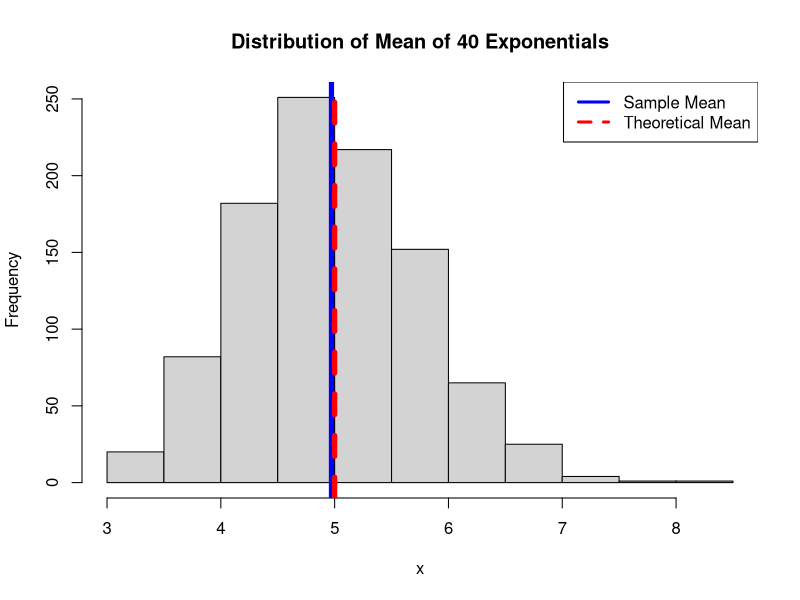
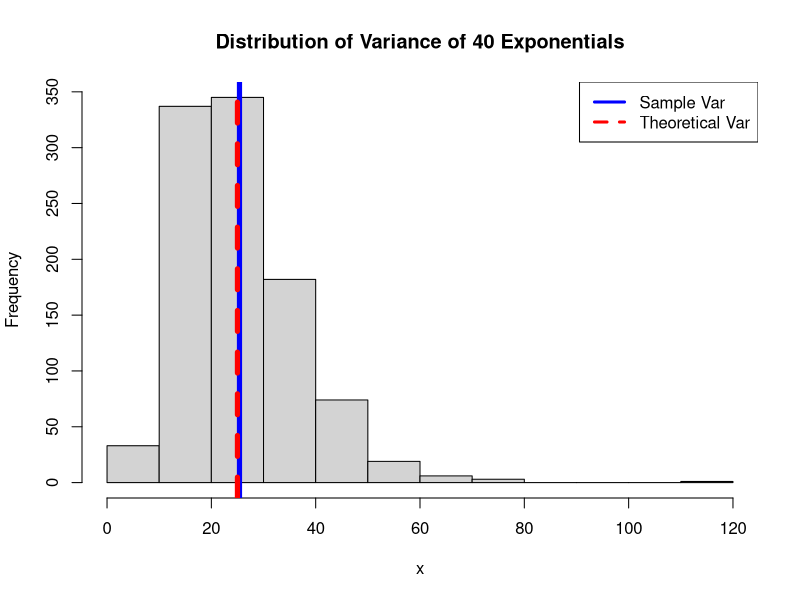
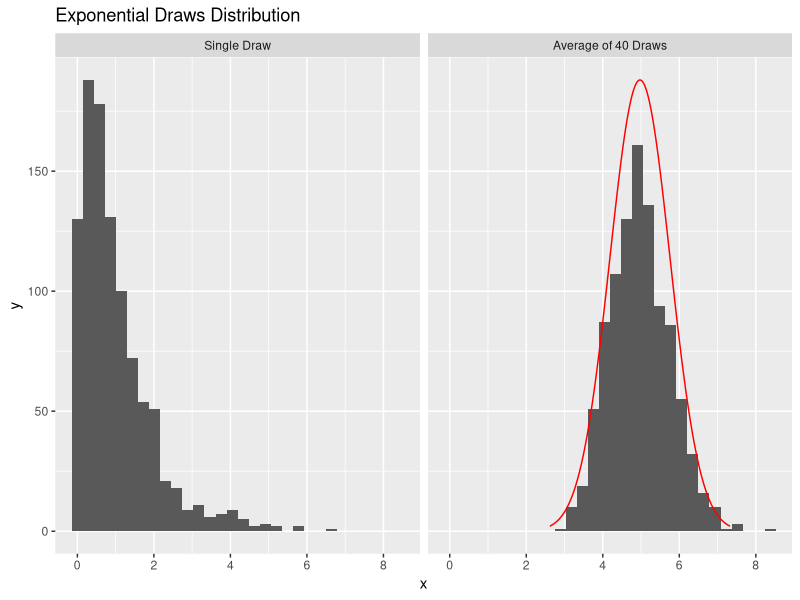

Source code (R) for these figures, in order:
## ---- chunk 1
set.seed(12345)

# Exponential distribution rate parameter
lambda <- 0.2
nSim <- 1000
n <- 40

# Distribution of averages of n (= 40) exponential distributions
datExpMn <- apply(matrix(rexp(nSim * n, lambda), nSim), 1, mean)

## Histogram, sample mean, theoretical mean
mnSample <- mean(datExpMn)
mnTheory <- 1/lambda

cat("Sample mean: ", mnSample, " vs. Theoretical mean: ", mnTheory, sep = "")
## ---- chunk 2
hist(datExpMn, main = "Distribution of Mean of 40 Exponentials",
     xlab = "x"
)
abline(v = mnSample, lty = 1, lwd = 5, col = "blue")
abline(v = mnTheory, lty = 2, lwd = 5, col = "red")

legend("topright", legend = c("Sample Mean", "Theoretical Mean"), lty = c(1,2), lwd = 3, col = c("blue", "red"))
## ---- chunk 3
datExpVar <- apply(matrix(rexp(nSim * n, lambda), nSim), 1, var)
varSample <- mean(datExpVar)
varTheory <- lambda ^ -2

cat("Sample variance: ", varSample, " vs. Theoretical variance: ", varTheory, sep = "")
## ---- chunk 4
## Histogram, sample variance, theoretical variance
hist(datExpVar, main = "Distribution of Variance of 40 Exponentials",
     xlab = "x"
)
abline(v = varSample, lty = 1, lwd = 5, col = "blue")
abline(v = varTheory, lty = 2, lwd = 5, col = "red")

legend("topright", legend = c("Sample Var", "Theoretical Var"),
       lty = c(1,2), lwd = 3, col = c("blue", "red"))
## ---- chunk 5
datSample <- data.frame(x = c(rexp(nSim), datExpMn),
                        group = factor(rep(c(1,2), each = nSim),
                        labels = c("Single Draw", "Average of 40 Draws"))
                        )
library(ggplot2)
g <- ggplot(datSample, aes(x)) + 
    geom_histogram() + 
    facet_wrap(~ group) + 
    ggtitle("Exponential Draws Distribution")

# Overlay Normal distribution
x <- mnSample + sd(datExpMn) * seq(-3, 3, length = 1000)
y <- dnorm(x, mnSample, sd(datExpMn))

# Scale density to count of datExpMn
y <- y * max(ggplot_build(g)$data[[1]]$count) / max(y)
datNorm <- data.frame(x = c(x, x),
                      y = c(rep(NaN, length(y)), y),
                      group = factor(rep(c(1,2), each = nSim),
                      labels = c("Single Draw", "Average of 40 Draws"))
                      )
# Plot
g + geom_line(aes(x,y), data = datNorm, col = "red") + facet_wrap(~ group)
